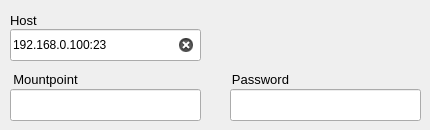
          <widget class="QWidget" name="tab_ntrips_3">
           <attribute name="title">
            <string>NTRIP Server</string>
           </attribute>
           <widget class="QLabel" name="label_95">
            <property name="geometry">
             <rect>
              <x>10</x>
              <y>10</y>
              <width>90</width>
              <height>21</height>
             </rect>
            </property>
            <property name="font">
             <font>
              <pointsize>10</pointsize>
              <weight>50</weight>
              <bold>false</bold>
             </font>
            </property>
            <property name="text">
             <string>Host</string>
            </property>
           </widget>
           <widget class="QLabel" name="label_96">
            <property name="geometry">
             <rect>
              <x>10</x>
              <y>69</y>
              <width>71</width>
              <height>20</height>
             </rect>
            </property>
            <property name="font">
             <font>
              <pointsize>10</pointsize>
             </font>
            </property>
            <property name="text">
             <string>Mountpoint</string>
            </property>
            <property name="alignment">
             <set>Qt::AlignCenter</set>
            </property>
           </widget>
           <widget class="QLineEdit" name="lineEdit_str2str_out_ntrips_mountpoint_3">
            <property name="geometry">
             <rect>
              <x>10</x>
              <y>89</y>
              <width>191</width>
              <height>32</height>
             </rect>
            </property>
            <property name="clearButtonEnabled">
             <bool>true</bool>
            </property>
           </widget>
           <widget class="QLabel" name="label_97">
            <property name="geometry">
             <rect>
              <x>230</x>
              <y>69</y>
              <width>61</width>
              <height>20</height>
             </rect>
            </property>
            <property name="font">
             <font>
              <pointsize>10</pointsize>
             </font>
            </property>
            <property name="text">
             <string>Password</string>
            </property>
            <property name="alignment">
             <set>Qt::AlignCenter</set>
            </property>
           </widget>
           <widget class="QLineEdit" name="lineEdit_str2str_out_ntrips_host_3">
            <property name="geometry">
             <rect>
              <x>10</x>
              <y>29</y>
              <width>191</width>
              <height>32</height>
             </rect>
            </property>
            <property name="text">
             <string>192.168.0.100:23</string>
            </property>
            <property name="clearButtonEnabled">
             <bool>true</bool>
            </property>
           </widget>
           <widget class="QLineEdit" name="lineEdit_str2str_out_ntrips_pass_3">
            <property name="geometry">
             <rect>
              <x>230</x>
              <y>89</y>
              <width>191</width>
              <height>32</height>
             </rect>
            </property>
            <property name="clearButtonEnabled">
             <bool>true</bool>
            </property>
           </widget>
          </widget>
